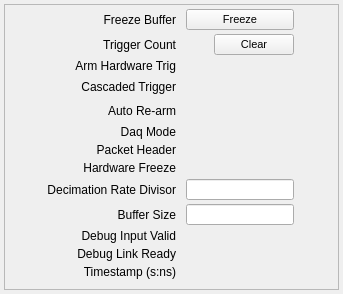
         <widget class="QWidget" name="tab0">
          <attribute name="title">
           <string>DaqMux Settings</string>
          </attribute>
          <layout class="QGridLayout" name="gridLayout">
           <property name="leftMargin">
            <number>4</number>
           </property>
           <property name="topMargin">
            <number>4</number>
           </property>
           <property name="rightMargin">
            <number>4</number>
           </property>
           <property name="bottomMargin">
            <number>4</number>
           </property>
           <item row="0" column="0" rowspan="2">
            <widget class="QFrame" name="frame">
             <property name="frameShape">
              <enum>QFrame::StyledPanel</enum>
             </property>
             <property name="frameShadow">
              <enum>QFrame::Raised</enum>
             </property>
             <layout class="QGridLayout" name="gridLayout_2" rowstretch="1,1,1,1,1,1,1,1,1,1,1,1,1,1">
              <property name="leftMargin">
               <number>2</number>
              </property>
              <property name="topMargin">
               <number>2</number>
              </property>
              <property name="rightMargin">
               <number>4</number>
              </property>
              <property name="bottomMargin">
               <number>10</number>
              </property>
              <property name="horizontalSpacing">
               <number>10</number>
              </property>
              <property name="verticalSpacing">
               <number>4</number>
              </property>
              <item row="3" column="1">
               <widget class="QLabel" name="label">
                <property name="font">
                 <font/>
                </property>
                <property name="styleSheet">
                 <string notr="true"/>
                </property>
                <property name="text">
                 <string>Arm Hardware Trig</string>
                </property>
                <property name="alignment">
                 <set>Qt::AlignRight|Qt::AlignTrailing|Qt::AlignVCenter</set>
                </property>
               </widget>
              </item>
              <item row="2" column="2">
               <layout class="QHBoxLayout" name="horizontalLayout_2" stretch="1,1">
                <property name="spacing">
                 <number>10</number>
                </property>
                <item>
                 <widget class="PyDMLabel" name="PyDMLabel_6">
                  <property name="sizePolicy">
                   <sizepolicy hsizetype="Preferred" vsizetype="Preferred">
                    <horstretch>1</horstretch>
                    <verstretch>0</verstretch>
                   </sizepolicy>
                  </property>
                  <property name="minimumSize">
                   <size>
                    <width>0</width>
                    <height>0</height>
                   </size>
                  </property>
                  <property name="toolTip">
                   <string/>
                  </property>
                  <property name="styleSheet">
                   <string notr="true"/>
                  </property>
                  <property name="frameShape">
                   <enum>QFrame::NoFrame</enum>
                  </property>
                  <property name="text">
                   <string/>
                  </property>
                  <property name="channel" stdset="0">
                   <string>ca://${DEVICE}:DAQMUX${MUX}_TRGCNT</string>
                  </property>
                 </widget>
                </item>
                <item>
                 <widget class="PyDMPushButton" name="PyDMPushButton_6">
                  <property name="sizePolicy">
                   <sizepolicy hsizetype="Preferred" vsizetype="Preferred">
                    <horstretch>1</horstretch>
                    <verstretch>0</verstretch>
                   </sizepolicy>
                  </property>
                  <property name="minimumSize">
                   <size>
                    <width>0</width>
                    <height>0</height>
                   </size>
                  </property>
                  <property name="font">
                   <font>
                    <pointsize>8</pointsize>
                   </font>
                  </property>
                  <property name="toolTip">
                   <string/>
                  </property>
                  <property name="styleSheet">
                   <string notr="true"/>
                  </property>
                  <property name="text">
                   <string>Clear</string>
                  </property>
                  <property name="channel" stdset="0">
                   <string>ca://${DEVICE}:DAQMUX${MUX}_CLRTRGST</string>
                  </property>
                  <property name="pressValue" stdset="0">
                   <string>1</string>
                  </property>
                 </widget>
                </item>
               </layout>
              </item>
              <item row="5" column="1">
               <widget class="QLabel" name="label_5">
                <property name="font">
                 <font/>
                </property>
                <property name="styleSheet">
                 <string notr="true"/>
                </property>
                <property name="text">
                 <string>Auto Re-arm</string>
                </property>
                <property name="alignment">
                 <set>Qt::AlignRight|Qt::AlignTrailing|Qt::AlignVCenter</set>
                </property>
               </widget>
              </item>
              <item row="2" column="1">
               <widget class="QLabel" name="label_11">
                <property name="font">
                 <font/>
                </property>
                <property name="styleSheet">
                 <string notr="true"/>
                </property>
                <property name="text">
                 <string>Trigger Count</string>
                </property>
                <property name="alignment">
                 <set>Qt::AlignRight|Qt::AlignTrailing|Qt::AlignVCenter</set>
                </property>
               </widget>
              </item>
              <item row="8" column="1">
               <widget class="QLabel" name="label_8">
                <property name="font">
                 <font/>
                </property>
                <property name="styleSheet">
                 <string notr="true"/>
                </property>
                <property name="text">
                 <string>Hardware Freeze</string>
                </property>
                <property name="alignment">
                 <set>Qt::AlignRight|Qt::AlignTrailing|Qt::AlignVCenter</set>
                </property>
               </widget>
              </item>
              <item row="7" column="2">
               <widget class="PyDMEnumButton" name="PyDMEnumButton_5">
                <property name="sizePolicy">
                 <sizepolicy hsizetype="Preferred" vsizetype="Preferred">
                  <horstretch>0</horstretch>
                  <verstretch>1</verstretch>
                 </sizepolicy>
                </property>
                <property name="minimumSize">
                 <size>
                  <width>0</width>
                  <height>0</height>
                 </size>
                </property>
                <property name="maximumSize">
                 <size>
                  <width>16777215</width>
                  <height>40</height>
                 </size>
                </property>
                <property name="toolTip">
                 <string/>
                </property>
                <property name="styleSheet">
                 <string notr="true">QPushButton{font: 8px;}</string>
                </property>
                <property name="channel" stdset="0">
                 <string>ca://${DEVICE}:DAQMUX${MUX}_PACKETHEADER</string>
                </property>
                <property name="orientation" stdset="0">
                 <enum>Qt::Horizontal</enum>
                </property>
                <property name="marginTop" stdset="0">
                 <number>0</number>
                </property>
                <property name="marginBottom" stdset="0">
                 <number>0</number>
                </property>
                <property name="marginLeft" stdset="0">
                 <number>0</number>
                </property>
                <property name="marginRight" stdset="0">
                 <number>0</number>
                </property>
                <property name="horizontalSpacing" stdset="0">
                 <number>0</number>
                </property>
                <property name="verticalSpacing" stdset="0">
                 <number>0</number>
                </property>
               </widget>
              </item>
              <item row="6" column="2">
               <widget class="PyDMEnumButton" name="PyDMEnumButton_4">
                <property name="sizePolicy">
                 <sizepolicy hsizetype="Preferred" vsizetype="Preferred">
                  <horstretch>0</horstretch>
                  <verstretch>1</verstretch>
                 </sizepolicy>
                </property>
                <property name="minimumSize">
                 <size>
                  <width>0</width>
                  <height>0</height>
                 </size>
                </property>
                <property name="maximumSize">
                 <size>
                  <width>16777215</width>
                  <height>40</height>
                 </size>
                </property>
                <property name="toolTip">
                 <string/>
                </property>
                <property name="styleSheet">
                 <string notr="true">QPushButton{font: 8px;}</string>
                </property>
                <property name="channel" stdset="0">
                 <string>ca://${DEVICE}:DAQMUX${MUX}_DAQMODE</string>
                </property>
                <property name="orientation" stdset="0">
                 <enum>Qt::Horizontal</enum>
                </property>
                <property name="marginTop" stdset="0">
                 <number>0</number>
                </property>
                <property name="marginBottom" stdset="0">
                 <number>0</number>
                </property>
                <property name="marginLeft" stdset="0">
                 <number>0</number>
                </property>
                <property name="marginRight" stdset="0">
                 <number>0</number>
                </property>
                <property name="horizontalSpacing" stdset="0">
                 <number>0</number>
                </property>
                <property name="verticalSpacing" stdset="0">
                 <number>0</number>
                </property>
               </widget>
              </item>
              <item row="13" column="2">
               <layout class="QHBoxLayout" name="horizontalLayout_9" stretch="1,1">
                <property name="spacing">
                 <number>7</number>
                </property>
                <item>
                 <widget class="PyDMLabel" name="PyDMLabel_7">
                  <property name="sizePolicy">
                   <sizepolicy hsizetype="Preferred" vsizetype="Preferred">
                    <horstretch>0</horstretch>
                    <verstretch>1</verstretch>
                   </sizepolicy>
                  </property>
                  <property name="minimumSize">
                   <size>
                    <width>0</width>
                    <height>0</height>
                   </size>
                  </property>
                  <property name="font">
                   <font>
                    <pointsize>8</pointsize>
                   </font>
                  </property>
                  <property name="toolTip">
                   <string/>
                  </property>
                  <property name="styleSheet">
                   <string notr="true"/>
                  </property>
                  <property name="frameShape">
                   <enum>QFrame::NoFrame</enum>
                  </property>
                  <property name="text">
                   <string/>
                  </property>
                  <property name="channel" stdset="0">
                   <string>ca://${DEVICE}:DAQMUX${MUX}_TS_SEC</string>
                  </property>
                 </widget>
                </item>
                <item>
                 <widget class="PyDMLabel" name="PyDMLabel_8">
                  <property name="minimumSize">
                   <size>
                    <width>0</width>
                    <height>0</height>
                   </size>
                  </property>
                  <property name="font">
                   <font>
                    <pointsize>8</pointsize>
                   </font>
                  </property>
                  <property name="toolTip">
                   <string/>
                  </property>
                  <property name="styleSheet">
                   <string notr="true"/>
                  </property>
                  <property name="frameShape">
                   <enum>QFrame::NoFrame</enum>
                  </property>
                  <property name="text">
                   <string/>
                  </property>
                  <property name="channel" stdset="0">
                   <string>ca://${DEVICE}:DAQMUX${MUX}_TS_NSEC</string>
                  </property>
                 </widget>
                </item>
               </layout>
              </item>
              <item row="9" column="2">
               <widget class="PyDMLineEdit" name="PyDMLineEdit">
                <property name="sizePolicy">
                 <sizepolicy hsizetype="Preferred" vsizetype="Preferred">
                  <horstretch>0</horstretch>
                  <verstretch>1</verstretch>
                 </sizepolicy>
                </property>
                <property name="minimumSize">
                 <size>
                  <width>0</width>
                  <height>0</height>
                 </size>
                </property>
                <property name="font">
                 <font>
                  <pointsize>8</pointsize>
                 </font>
                </property>
                <property name="toolTip">
                 <string/>
                </property>
                <property name="styleSheet">
                 <string notr="true"/>
                </property>
                <property name="readOnly">
                 <bool>false</bool>
                </property>
                <property name="channel" stdset="0">
                 <string>ca://${DEVICE}:DAQMUX${MUX}_DECRATEDIV</string>
                </property>
                <property name="displayFormat" stdset="0">
                 <enum>PyDMLineEdit::Default</enum>
                </property>
               </widget>
              </item>
              <item row="11" column="2">
               <widget class="PyDMLabel" name="PyDMLabel">
                <property name="sizePolicy">
                 <sizepolicy hsizetype="Preferred" vsizetype="Preferred">
                  <horstretch>0</horstretch>
                  <verstretch>1</verstretch>
                 </sizepolicy>
                </property>
                <property name="minimumSize">
                 <size>
                  <width>0</width>
                  <height>0</height>
                 </size>
                </property>
                <property name="font">
                 <font>
                  <pointsize>8</pointsize>
                 </font>
                </property>
                <property name="toolTip">
                 <string/>
                </property>
                <property name="styleSheet">
                 <string notr="true"/>
                </property>
                <property name="frameShape">
                 <enum>QFrame::NoFrame</enum>
                </property>
                <property name="text">
                 <string/>
                </property>
                <property name="channel" stdset="0">
                 <string>ca://${DEVICE}:DAQMUX${MUX}_DBGINPVALID</string>
                </property>
                <property name="displayFormat" stdset="0">
                 <enum>PyDMLabel::Hex</enum>
                </property>
               </widget>
              </item>
              <item row="7" column="1">
               <widget class="QLabel" name="label_7">
                <property name="font">
                 <font/>
                </property>
                <property name="styleSheet">
                 <string notr="true"/>
                </property>
                <property name="text">
                 <string>Packet Header</string>
                </property>
                <property name="alignment">
                 <set>Qt::AlignRight|Qt::AlignTrailing|Qt::AlignVCenter</set>
                </property>
               </widget>
              </item>
              <item row="1" column="1">
               <widget class="QLabel" name="label_2">
                <property name="font">
                 <font/>
                </property>
                <property name="styleSheet">
                 <string notr="true"/>
                </property>
                <property name="text">
                 <string>Freeze Buffer</string>
                </property>
                <property name="alignment">
                 <set>Qt::AlignRight|Qt::AlignTrailing|Qt::AlignVCenter</set>
                </property>
               </widget>
              </item>
              <item row="8" column="2">
               <widget class="PyDMEnumButton" name="PyDMEnumButton_6">
                <property name="sizePolicy">
                 <sizepolicy hsizetype="Preferred" vsizetype="Preferred">
                  <horstretch>0</horstretch>
                  <verstretch>1</verstretch>
                 </sizepolicy>
                </property>
                <property name="minimumSize">
                 <size>
                  <width>0</width>
                  <height>0</height>
                 </size>
                </property>
                <property name="maximumSize">
                 <size>
                  <width>16777215</width>
                  <height>40</height>
                 </size>
                </property>
                <property name="toolTip">
                 <string/>
                </property>
                <property name="styleSheet">
                 <string notr="true">QPushButton{font: 8px;}</string>
                </property>
                <property name="channel" stdset="0">
                 <string>ca://${DEVICE}:DAQMUX${MUX}_HWFRZ</string>
                </property>
                <property name="orientation" stdset="0">
                 <enum>Qt::Horizontal</enum>
                </property>
                <property name="marginTop" stdset="0">
                 <number>0</number>
                </property>
                <property name="marginBottom" stdset="0">
                 <number>0</number>
                </property>
                <property name="marginLeft" stdset="0">
                 <number>0</number>
                </property>
                <property name="marginRight" stdset="0">
                 <number>0</number>
                </property>
                <property name="horizontalSpacing" stdset="0">
                 <number>0</number>
                </property>
                <property name="verticalSpacing" stdset="0">
                 <number>0</number>
                </property>
               </widget>
              </item>
              <item row="12" column="1">
               <widget class="QLabel" name="label_13">
                <property name="font">
                 <font/>
                </property>
                <property name="styleSheet">
                 <string notr="true"/>
                </property>
                <property name="text">
                 <string>Debug Link Ready</string>
                </property>
                <property name="alignment">
                 <set>Qt::AlignRight|Qt::AlignTrailing|Qt::AlignVCenter</set>
                </property>
               </widget>
              </item>
              <item row="5" column="2">
               <widget class="PyDMEnumButton" name="PyDMEnumButton_3">
                <property name="sizePolicy">
                 <sizepolicy hsizetype="Preferred" vsizetype="Preferred">
                  <horstretch>0</horstretch>
                  <verstretch>1</verstretch>
                 </sizepolicy>
                </property>
                <property name="minimumSize">
                 <size>
                  <width>0</width>
                  <height>0</height>
                 </size>
                </property>
                <property name="maximumSize">
                 <size>
                  <width>16777215</width>
                  <height>40</height>
                 </size>
                </property>
                <property name="toolTip">
                 <string/>
                </property>
                <property name="styleSheet">
                 <string notr="true">QPushButton{font: 8px;}</string>
                </property>
                <property name="channel" stdset="0">
                 <string>ca://${DEVICE}:DAQMUX${MUX}_AUTOREARM</string>
                </property>
                <property name="orientation" stdset="0">
                 <enum>Qt::Horizontal</enum>
                </property>
                <property name="marginTop" stdset="0">
                 <number>0</number>
                </property>
                <property name="marginBottom" stdset="0">
                 <number>0</number>
                </property>
                <property name="marginLeft" stdset="0">
                 <number>0</number>
                </property>
                <property name="marginRight" stdset="0">
                 <number>0</number>
                </property>
                <property name="horizontalSpacing" stdset="0">
                 <number>0</number>
                </property>
                <property name="verticalSpacing" stdset="0">
                 <number>0</number>
                </property>
               </widget>
              </item>
              <item row="5" column="3">
               <spacer name="horizontalSpacer">
                <property name="orientation">
                 <enum>Qt::Horizontal</enum>
                </property>
                <property name="sizeHint" stdset="0">
                 <size>
                  <width>40</width>
                  <height>20</height>
                 </size>
                </property>
               </spacer>
              </item>
              <item row="11" column="1">
               <widget class="QLabel" name="label_12">
                <property name="font">
                 <font/>
                </property>
                <property name="styleSheet">
                 <string notr="true"/>
                </property>
                <property name="text">
                 <string>Debug Input Valid</string>
                </property>
                <property name="alignment">
                 <set>Qt::AlignRight|Qt::AlignTrailing|Qt::AlignVCenter</set>
                </property>
               </widget>
              </item>
              <item row="9" column="1">
               <widget class="QLabel" name="label_9">
                <property name="font">
                 <font/>
                </property>
                <property name="styleSheet">
                 <string notr="true"/>
                </property>
                <property name="text">
                 <string>Decimation Rate Divisor</string>
                </property>
                <property name="alignment">
                 <set>Qt::AlignRight|Qt::AlignTrailing|Qt::AlignVCenter</set>
                </property>
               </widget>
              </item>
              <item row="10" column="2">
               <widget class="PyDMLineEdit" name="PyDMLineEdit_2">
                <property name="sizePolicy">
                 <sizepolicy hsizetype="Preferred" vsizetype="Preferred">
                  <horstretch>0</horstretch>
                  <verstretch>1</verstretch>
                 </sizepolicy>
                </property>
                <property name="minimumSize">
                 <size>
                  <width>0</width>
                  <height>0</height>
                 </size>
                </property>
                <property name="font">
                 <font>
                  <pointsize>8</pointsize>
                 </font>
                </property>
                <property name="toolTip">
                 <string/>
                </property>
                <property name="styleSheet">
                 <string notr="true"/>
                </property>
                <property name="readOnly">
                 <bool>false</bool>
                </property>
                <property name="channel" stdset="0">
                 <string>ca://${DEVICE}:DAQMUX${MUX}_BUFFSIZE</string>
                </property>
                <property name="displayFormat" stdset="0">
                 <enum>PyDMLineEdit::Default</enum>
                </property>
               </widget>
              </item>
              <item row="6" column="1">
               <widget class="QLabel" name="label_6">
                <property name="font">
                 <font/>
                </property>
                <property name="styleSheet">
                 <string notr="true"/>
                </property>
                <property name="text">
                 <string>Daq Mode</string>
                </property>
                <property name="alignment">
                 <set>Qt::AlignRight|Qt::AlignTrailing|Qt::AlignVCenter</set>
                </property>
               </widget>
              </item>
              <item row="4" column="1">
               <widget class="QLabel" name="label_4">
                <property name="font">
                 <font/>
                </property>
                <property name="styleSheet">
                 <string notr="true"/>
                </property>
                <property name="text">
                 <string>Cascaded Trigger</string>
                </property>
                <property name="alignment">
                 <set>Qt::AlignRight|Qt::AlignTrailing|Qt::AlignVCenter</set>
                </property>
               </widget>
              </item>
              <item row="1" column="2">
               <widget class="PyDMPushButton" name="PyDMPushButton_3">
                <property name="sizePolicy">
                 <sizepolicy hsizetype="Minimum" vsizetype="Preferred">
                  <horstretch>0</horstretch>
                  <verstretch>1</verstretch>
                 </sizepolicy>
                </property>
                <property name="minimumSize">
                 <size>
                  <width>0</width>
                  <height>0</height>
                 </size>
                </property>
                <property name="font">
                 <font>
                  <pointsize>8</pointsize>
                 </font>
                </property>
                <property name="toolTip">
                 <string/>
                </property>
                <property name="styleSheet">
                 <string notr="true"/>
                </property>
                <property name="text">
                 <string>Freeze</string>
                </property>
                <property name="channel" stdset="0">
                 <string>ca://${DEVICE}:DAQMUX${MUX}_FRZBUF</string>
                </property>
                <property name="pressValue" stdset="0">
                 <string>1</string>
                </property>
               </widget>
              </item>
              <item row="13" column="1">
               <widget class="QLabel" name="label_14">
                <property name="font">
                 <font/>
                </property>
                <property name="styleSheet">
                 <string notr="true"/>
                </property>
                <property name="text">
                 <string>Timestamp (s:ns)</string>
                </property>
                <property name="alignment">
                 <set>Qt::AlignRight|Qt::AlignTrailing|Qt::AlignVCenter</set>
                </property>
               </widget>
              </item>
              <item row="3" column="2">
               <widget class="PyDMEnumButton" name="PyDMEnumButton_2">
                <property name="sizePolicy">
                 <sizepolicy hsizetype="Preferred" vsizetype="Preferred">
                  <horstretch>0</horstretch>
                  <verstretch>1</verstretch>
                 </sizepolicy>
                </property>
                <property name="minimumSize">
                 <size>
                  <width>0</width>
                  <height>0</height>
                 </size>
                </property>
                <property name="maximumSize">
                 <size>
                  <width>16777215</width>
                  <height>40</height>
                 </size>
                </property>
                <property name="toolTip">
                 <string/>
                </property>
                <property name="styleSheet">
                 <string notr="true">QPushButton{font: 8px;}</string>
                </property>
                <property name="channel" stdset="0">
                 <string>ca://${DEVICE}:DAQMUX${MUX}_ARMHWTRG </string>
                </property>
                <property name="orientation" stdset="0">
                 <enum>Qt::Horizontal</enum>
                </property>
                <property name="marginTop" stdset="0">
                 <number>0</number>
                </property>
                <property name="marginBottom" stdset="0">
                 <number>0</number>
                </property>
                <property name="marginLeft" stdset="0">
                 <number>0</number>
                </property>
                <property name="marginRight" stdset="0">
                 <number>0</number>
                </property>
                <property name="horizontalSpacing" stdset="0">
                 <number>0</number>
                </property>
                <property name="verticalSpacing" stdset="0">
                 <number>0</number>
                </property>
               </widget>
              </item>
              <item row="12" column="2">
               <widget class="PyDMLabel" name="PyDMLabel_2">
                <property name="sizePolicy">
                 <sizepolicy hsizetype="Preferred" vsizetype="Preferred">
                  <horstretch>0</horstretch>
                  <verstretch>1</verstretch>
                 </sizepolicy>
                </property>
                <property name="minimumSize">
                 <size>
                  <width>0</width>
                  <height>0</height>
                 </size>
                </property>
                <property name="font">
                 <font>
                  <pointsize>8</pointsize>
                 </font>
                </property>
                <property name="toolTip">
                 <string/>
                </property>
                <property name="styleSheet">
                 <string notr="true"/>
                </property>
                <property name="frameShape">
                 <enum>QFrame::NoFrame</enum>
                </property>
                <property name="text">
                 <string/>
                </property>
                <property name="channel" stdset="0">
                 <string>ca://${DEVICE}:DAQMUX${MUX}_DBGLNKRDY</string>
                </property>
                <property name="displayFormat" stdset="0">
                 <enum>PyDMLabel::Hex</enum>
                </property>
                <property name="buddy">
                 <cstring></cstring>
                </property>
               </widget>
              </item>
              <item row="4" column="2">
               <widget class="PyDMEnumButton" name="PyDMEnumButton">
                <property name="sizePolicy">
                 <sizepolicy hsizetype="Preferred" vsizetype="Preferred">
                  <horstretch>0</horstretch>
                  <verstretch>1</verstretch>
                 </sizepolicy>
                </property>
                <property name="minimumSize">
                 <size>
                  <width>0</width>
                  <height>0</height>
                 </size>
                </property>
                <property name="maximumSize">
                 <size>
                  <width>16777215</width>
                  <height>40</height>
                 </size>
                </property>
                <property name="toolTip">
                 <string/>
                </property>
                <property name="styleSheet">
                 <string notr="true">QPushButton{font: 8px;}</string>
                </property>
                <property name="channel" stdset="0">
                 <string>ca://${DEVICE}:DAQMUX${MUX}_CSCDTRG</string>
                </property>
                <property name="orientation" stdset="0">
                 <enum>Qt::Horizontal</enum>
                </property>
                <property name="marginTop" stdset="0">
                 <number>0</number>
                </property>
                <property name="marginBottom" stdset="0">
                 <number>0</number>
                </property>
                <property name="marginLeft" stdset="0">
                 <number>0</number>
                </property>
                <property name="marginRight" stdset="0">
                 <number>0</number>
                </property>
                <property name="horizontalSpacing" stdset="0">
                 <number>0</number>
                </property>
                <property name="verticalSpacing" stdset="0">
                 <number>0</number>
                </property>
               </widget>
              </item>
              <item row="10" column="1">
               <widget class="QLabel" name="label_10">
                <property name="font">
                 <font/>
                </property>
                <property name="styleSheet">
                 <string notr="true"/>
                </property>
                <property name="text">
                 <string>Buffer Size</string>
                </property>
                <property name="alignment">
                 <set>Qt::AlignRight|Qt::AlignTrailing|Qt::AlignVCenter</set>
                </property>
               </widget>
              </item>
              <item row="4" column="0">
               <spacer name="horizontalSpacer_4">
                <property name="orientation">
                 <enum>Qt::Horizontal</enum>
                </property>
                <property name="sizeHint" stdset="0">
                 <size>
                  <width>40</width>
                  <height>20</height>
                 </size>
                </property>
               </spacer>
              </item>
             </layout>
            </widget>
           </item>
          </layout>
         </widget>
